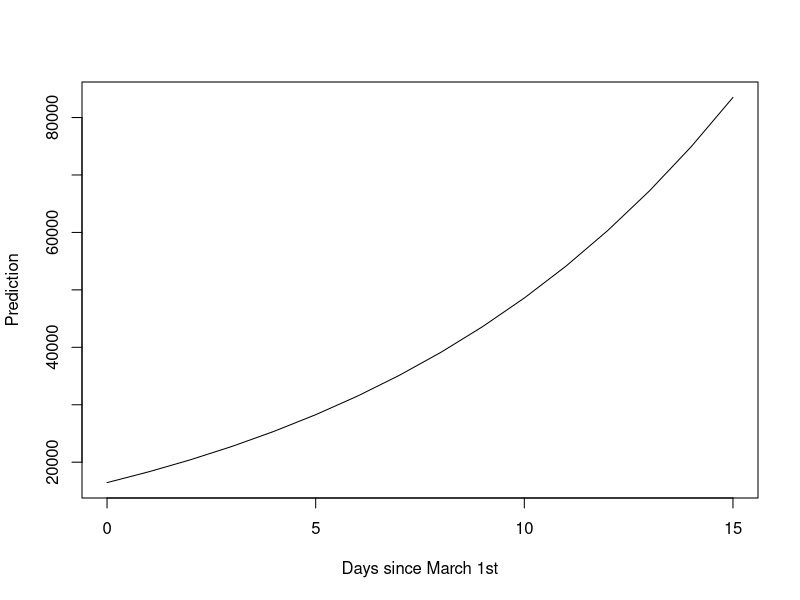

Here is the R script that generated this plot: (Note: this script raises an error after producing the figure.)
###################################################################
# Project:    COVID-19 
# This file:  CPAC as sentinel event
# When/Who:   Andrew Lover/ Tom McAndrew Mar 16 2020
###################################################################

# Prelims
rm(list=ls())
graphics.off()
set.seed(14411)

###################################################################
# I. Setup and projections
###################################################################
predict_n <- function(n0, d, ndays) n0 * 2^(ndays/d)
# prediction
predict_n <- function(n0, d, ndays) n0 * 2^(ndays/d)

# point estimate

# cpac analysis
n_cpac <- 1 # incidence
pop_cpac <- 20000
pop_usa <- 329*10^6 # US Census Bureau
n0hat <- pop_usa*n_cpac/pop_cpac

dhat <- 6.4
ndays <- seq(0,15) # 0 added so that first element is n0
predicthat <- predict_n(n0 = n0hat, d  = dhat, 
                        ndays = ndays)
plot(predicthat ~ ndays, type = "l", 
     xlab = "Days since March 1st",
     ylab = "Prediction")

# uncertainty
nsamp <- 30000 # increased for better precision for beta draws

# beta distribution for relative incidence proportion
# for prior: use same point estimate, sample size of 1

pop_prior <- 1
n_prior <- pop_prior*n_cpac/pop_cpac
# curve(dbeta(x, n_cpac + n_prior, pop_cpac + pop_prior))
prop.s <- rbeta(nsamp, n_cpac + n_prior, pop_cpac + pop_prior - n_cpac - n_prior)
n0.s <- prop.s*pop_usa

#hist(n0hat.s)
#mean(n0hat.s)
#median(n0hat.s)

quantile(n0.s, c(0.025, 0.975))
quantile(n0.s, c(0.1, 0.9))   # 80% interval for n0
quantile(n0.s, c(0.25, 0.75)) # 50% interval for n0

# d 6.4 days (95% CI: 5.8-7.1) # Lancet 2020 doubling time estiamtes
# let's assume lognormal for doubling time

d.s <- exp(rnorm(nsamp, log(6.4), sd = (log(7.1) - log(5.8))/4))
## check quantiles
quantile(d0.s, c(0.025, 0.975))

## sens analysis analysis for distrution  ##
# library(truncnorm)
# d.s <- rtruncnorm(nsamp, mean=6.4,sd=(1.3/4)^2, a=0,b=Inf)

###################################################################
# II. Projections
###################################################################

# lazy looping
predict.st <- matrix(NA, nsamp, length(ndays))
for (s in 1:nsamp){
  predict.st[s,] <- predict_n(n0 = n0.s[s], d  = d.s[s], 
                              ndays = ndays)
}

ci.qt <- apply(predict.st, 2, quantile, c(0.025, 0.975))

plot(predicthat ~ ndays, type = "l", 
     xlab = "Days since March 1st",
     ylab = "Prediction",
     ylim = range(ci.qt))
lines(ci.qt[1,] ~ ndays, lty = 2)
lines(ci.qt[2,] ~ ndays, lty = 2)

ci80.qt <- apply(predict.st, 2, quantile, c(0.1, 0.9))    ## yes
ci80.qt
ci50.qt <- apply(predict.st, 2, quantile, c(0.25, 0.75))  ## not useful
ci50.qt

###################################################################
# III. Plots
###################################################################

plot(predicthat ~ ndays, type = "l", 
     xlab = "Days since March 1st (CPAC)",
     ylab = "Total predicted infections, nationaly", las = 0)
lines(ci80.qt[1,] ~ ndays, lty = 2)
lines(ci80.qt[2,] ~ ndays, lty = 2)

###################################################################
# IV.Stata bits for plotting
###################################################################

ci.qt <- apply(predict.st, 2, quantile, c(0.025, 0.975))
plot(predicthat ~ ndays, type = "l", 
     xlab = "Days since March 1st (CPAC)",
     ylab = "Total predicted infections, nationaly", las = 0)
lines(ci.qt[1,] ~ ndays, lty = 2)
lines(ci.qt[2,] ~ ndays, lty = 2)
abline(v=14, col="maroon", lwd=2, lty=2)

ci80.qt <- apply(predict.st, 2, quantile, c(0.1, 0.9))
ci80.qt

plot(predicthat ~ ndays, type = "l", 
     xlab = "Days since March 1st (CPAC)",
     ylab = "Total predicted infections, nationaly", las = 0)
lines(ci80.qt[1,] ~ ndays, lty = 2)
lines(ci80.qt[2,] ~ ndays, lty = 2)
abline(v=14, col="maroon", lwd=2, lty=2)

predict2 <- as.data.frame(predict.st, row.names = NULL, optional = FALSE, make.names = TRUE)
phat2 <- as.data.frame(predicthat, row.names = NULL, optional = FALSE, make.names = TRUE)
ci80.qt2 <- as.data.frame(ci80.qt, row.names = NULL, optional = FALSE, make.names = TRUE)

write.dta(phat2, "~/Downloads/phat2.dta")
write.dta(ci80.qt2, "~/Downloads/ci80_qt2.dta")

predict2 <- as.data.frame(predict.st, row.names = NULL, optional = FALSE, make.names = TRUE)
write.dta(predict2, "~/Downloads/predict2.dta")

###################################################################
# V. End
###################################################################


